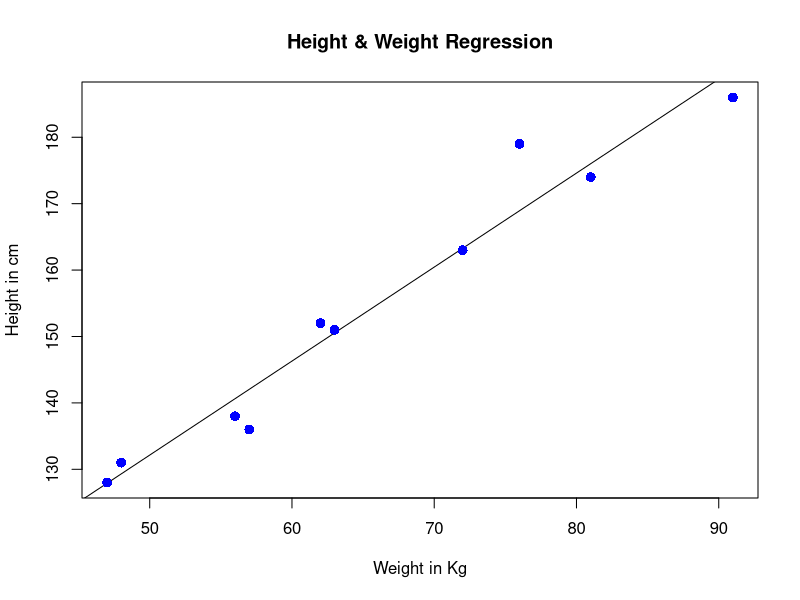
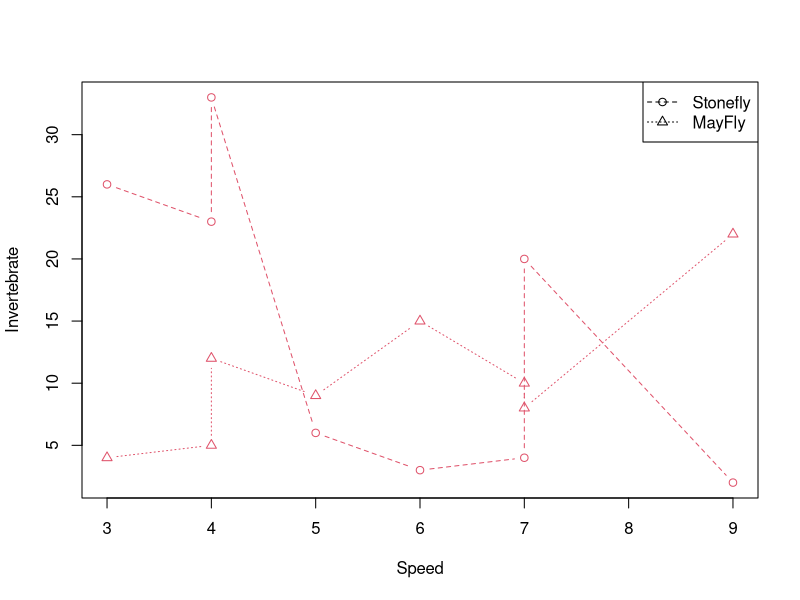

Source code (R) for these figures, in order: (Note: this script raises an error after producing the figures.)
#1ST

x <- c(151, 174, 138, 186, 128, 136, 179, 163, 152, 131)
y <- c(63, 81, 56, 91, 47, 57, 76, 72, 62, 48)

relation <- lm(y~x)
print(relation)

print(summary(relation))

a <- data.frame(x = 170)
result <-  predict(relation,a)
print(result)

plot(y,x,col = "blue",main = "Height & Weight Regression", abline(lm(x~y)),cex = 1.3,pch = 16,xlab = "Weight in Kg",ylab = "Height in cm")

#2ND

sfly<-c(26,23,33,6,3,4,20,2)
mfly<-c(4,5,12,9,15,10,8,22)
speed<-c(3,4,4,5,6,7,7,9)
ivert<-cbind(sfly,mfly)
dim(ivert)
spd<-cbind(speed)
spd
dim(spd)
ivert

matplot(spd,ivert,type='b',pch=1:2,col=2,lty=2:3,xlab='Speed',ylab='Invertebrate')+legend(x ='topright',legend=c('Stonefly','MayFly'),col=1,pch=1:2,lty=2:3)